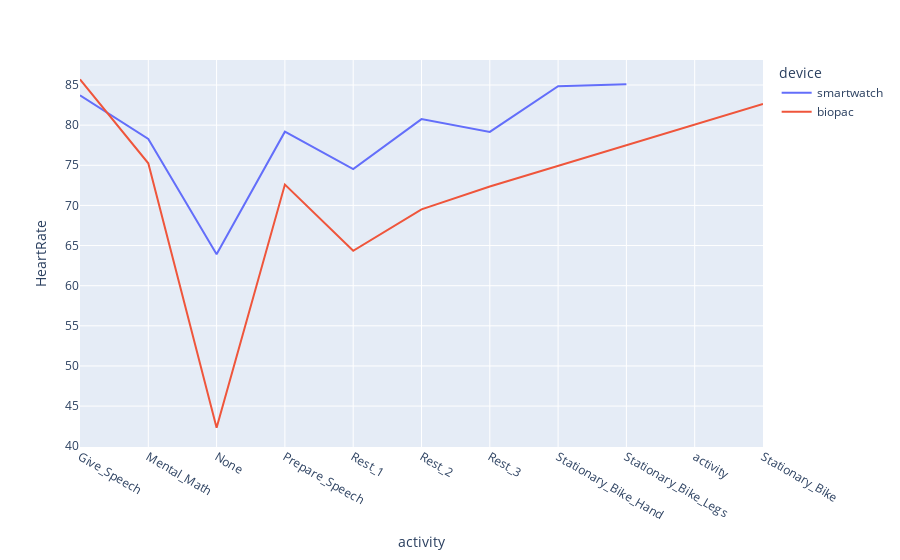

The notebook cell saved with this chart:
### Code cell
for pids in df_concat_result["pid"].unique():
    print()
    fig = px.line(df_concat_result[df_concat_result["pid"]==pids], x="activity", y="HeartRate", color='device')
    fig.show()

### Figure 1 — Plotly figure (JSON) as saved in the notebook; plotly's stock layout.template omitted (floating-point values rounded to 4 significant figures)
{"data": [{"hovertemplate": "device=smartwatch<br>activity=%{x}<br>HeartRate=%{y}<extra></extra>", "legendgroup": "smartwatch", "line": {"color": "#636efa", "dash": "solid"}, "marker": {"symbol": "circle"}, "mode": "lines", "name": "smartwatch", "orientation": "v", "showlegend": true, "type": "scatter", "x": ["Give_Speech", "Mental_Math", "None", "Prepare_Speech", "Rest_1", "Rest_2", "Rest_3", "Stationary_Bike_Hand", "Stationary_Bike_Legs", "activity"], "xaxis": "x", "y": [83.72, 78.29, 63.91, 79.19, 74.51, 80.75, 79.16, 84.86, 85.11, null], "yaxis": "y"}, {"hovertemplate": "device=biopac<br>activity=%{x}<br>HeartRate=%{y}<extra></extra>", "legendgroup": "biopac", "line": {"color": "#EF553B", "dash": "solid"}, "marker": {"symbol": "circle"}, "mode": "lines", "name": "biopac", "orientation": "v", "showlegend": true, "type": "scatter", "x": ["Give_Speech", "Mental_Math", "None", "Prepare_Speech", "Rest_1", "Rest_2", "Rest_3", "Stationary_Bike", "activity"], "xaxis": "x", "y": [85.71, 75.24, 42.31, 72.59, 64.35, 69.51, 72.36, 82.64, null], "yaxis": "y"}], "layout": {"legend": {"title": {"text": "device"}, "tracegroupgap": 0}, "margin": {"t": 60}, "xaxis": {"anchor": "y", "domain": [0, 1], "title": {"text": "activity"}}, "yaxis": {"anchor": "x", "domain": [0, 1], "title": {"text": "HeartRate"}}}}
